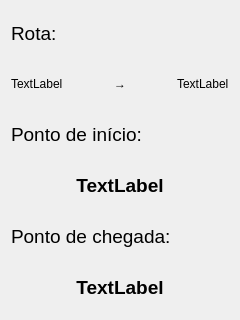
<?xml version="1.0" encoding="UTF-8"?>
<ui version="4.0">
 <class>Route</class>
 <widget class="QDialog" name="Route">
  <property name="geometry">
   <rect>
    <x>0</x>
    <y>0</y>
    <width>240</width>
    <height>320</height>
   </rect>
  </property>
  <property name="minimumSize">
   <size>
    <width>240</width>
    <height>320</height>
   </size>
  </property>
  <property name="maximumSize">
   <size>
    <width>240</width>
    <height>320</height>
   </size>
  </property>
  <property name="windowTitle">
   <string>Gorpa NextBus</string>
  </property>
  <layout class="QVBoxLayout" name="verticalLayout_4">
   <item>
    <layout class="QVBoxLayout" name="verticalLayout">
     <item>
      <widget class="QLabel" name="label">
       <property name="font">
        <font>
         <pointsize>14</pointsize>
        </font>
       </property>
       <property name="text">
        <string>Rota:</string>
       </property>
      </widget>
     </item>
     <item>
      <layout class="QHBoxLayout" name="horizontalLayout">
       <item>
        <widget class="QLabel" name="lblFrom">
         <property name="text">
          <string>TextLabel</string>
         </property>
        </widget>
       </item>
       <item>
        <spacer name="horizontalSpacer_2">
         <property name="orientation">
          <enum>Qt::Horizontal</enum>
         </property>
         <property name="sizeHint" stdset="0">
          <size>
           <width>40</width>
           <height>20</height>
          </size>
         </property>
        </spacer>
       </item>
       <item>
        <widget class="QLabel" name="label_2">
         <property name="text">
          <string>→</string>
         </property>
        </widget>
       </item>
       <item>
        <spacer name="horizontalSpacer">
         <property name="orientation">
          <enum>Qt::Horizontal</enum>
         </property>
         <property name="sizeHint" stdset="0">
          <size>
           <width>40</width>
           <height>20</height>
          </size>
         </property>
        </spacer>
       </item>
       <item>
        <widget class="QLabel" name="lblTo">
         <property name="text">
          <string>TextLabel</string>
         </property>
        </widget>
       </item>
      </layout>
     </item>
    </layout>
   </item>
   <item>
    <layout class="QVBoxLayout" name="verticalLayout_2">
     <item>
      <widget class="QLabel" name="label_5">
       <property name="font">
        <font>
         <pointsize>14</pointsize>
        </font>
       </property>
       <property name="text">
        <string>Ponto de início:</string>
       </property>
      </widget>
     </item>
     <item>
      <widget class="QLabel" name="lblPontoInicio">
       <property name="font">
        <font>
         <pointsize>14</pointsize>
         <weight>75</weight>
         <bold>true</bold>
        </font>
       </property>
       <property name="text">
        <string>TextLabel</string>
       </property>
       <property name="alignment">
        <set>Qt::AlignCenter</set>
       </property>
      </widget>
     </item>
    </layout>
   </item>
   <item>
    <layout class="QVBoxLayout" name="verticalLayout_3">
     <item>
      <widget class="QLabel" name="label_7">
       <property name="font">
        <font>
         <pointsize>14</pointsize>
        </font>
       </property>
       <property name="text">
        <string>Ponto de chegada:</string>
       </property>
      </widget>
     </item>
     <item>
      <widget class="QLabel" name="lblPontoChegada">
       <property name="font">
        <font>
         <pointsize>14</pointsize>
         <weight>75</weight>
         <bold>true</bold>
        </font>
       </property>
       <property name="text">
        <string>TextLabel</string>
       </property>
       <property name="alignment">
        <set>Qt::AlignCenter</set>
       </property>
      </widget>
     </item>
    </layout>
   </item>
  </layout>
 </widget>
 <resources/>
 <connections/>
</ui>
